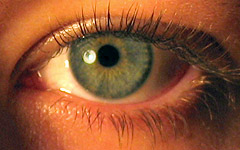
#> input picture tests/assets/camera-eye_eye1.jpg, 240 x 150 px
$ python -i normalization.py   (imports and definitions only)
#> lines starting #> are read from the running program, lines starting #| are printed output that depends on the picture
#> further down, picture is the input picture: shape (150, 240, 3); mean B, G, R 49.7, 83.2, 143.6
from __future__ import annotations

import cv2
import numpy as np


def normalize_image(image: np.ndarray, target_size: tuple[int, int] = (512, 512)) -> np.ndarray:
#> called with target_size = (512, 512)
    if image is None:
        raise ValueError("Image must not be None")

    resized = cv2.resize(image, target_size, interpolation=cv2.INTER_AREA)
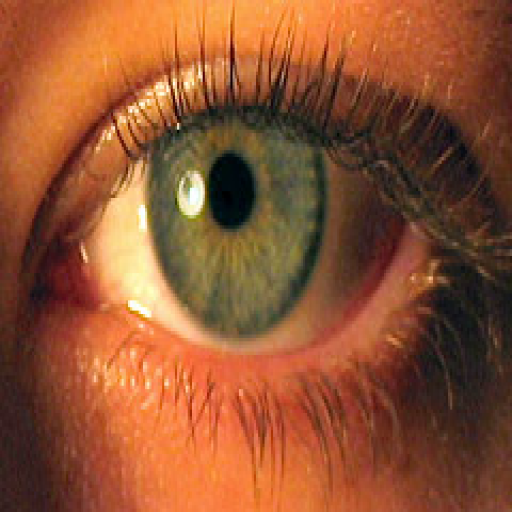
#> resized: shape (512, 512, 3); mean B, G, R 49.7, 83.1, 143.6
    lab = cv2.cvtColor(resized, cv2.COLOR_BGR2LAB)
#> lab: shape (512, 512, 3); mean of channels 0, 1, 2 105.4, 149.6, 157.4
    l, a, b = cv2.split(lab)
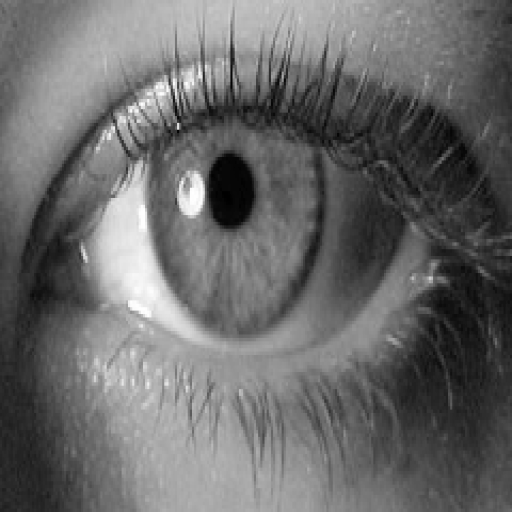
#> l: shape (512, 512); min 0, max 255, mean 105.4
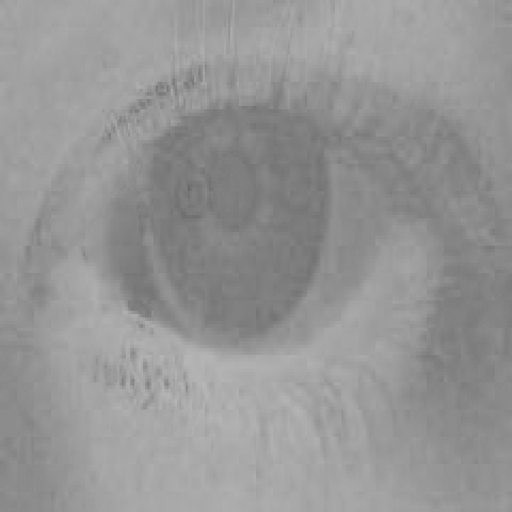
#> a: shape (512, 512); min 104, max 184, mean 149.6
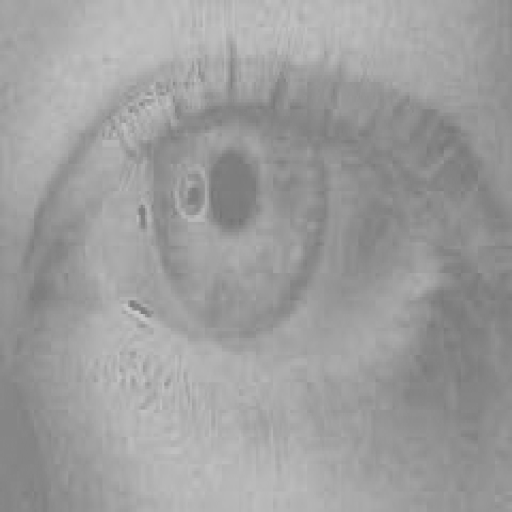
#> b: shape (512, 512); min 117, max 201, mean 157.4
    equalized_l = cv2.equalizeHist(l)
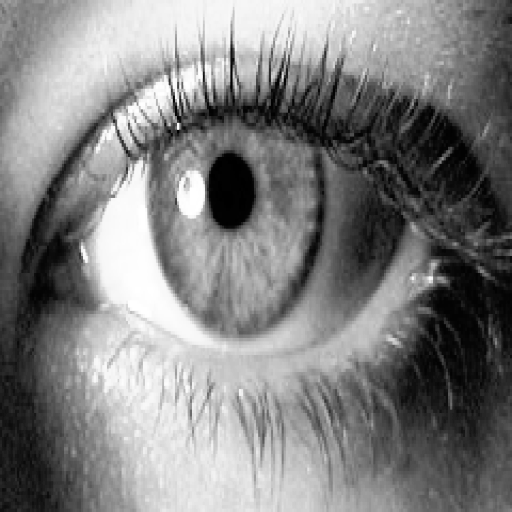
#> equalized_l: shape (512, 512); min 0, max 255, mean 128.2
    lab = cv2.merge((equalized_l, a, b))
#> lab: shape (512, 512, 3); mean of channels 0, 1, 2 128.2, 149.6, 157.4
    normalized = cv2.cvtColor(lab, cv2.COLOR_LAB2BGR)
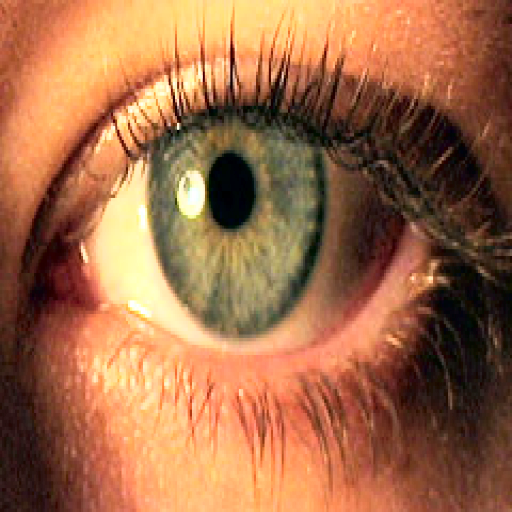
#> normalized: shape (512, 512, 3); mean B, G, R 72, 107.1, 160.3
    return normalized

>>> import cv2
>>> picture = cv2.imread('../../../tests/assets/camera-eye_eye1.jpg')
>>> result = normalize_image(picture)
